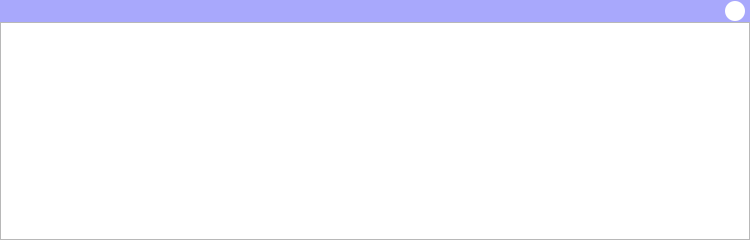
<?xml version="1.0" encoding="UTF-8"?>
<ui version="4.0">
 <class>Form</class>
 <widget class="QWidget" name="Form">
  <property name="geometry">
   <rect>
    <x>0</x>
    <y>0</y>
    <width>750</width>
    <height>240</height>
   </rect>
  </property>
  <property name="windowTitle">
   <string>Form</string>
  </property>
  <property name="styleSheet">
   <string notr="true"/>
  </property>
  <layout class="QVBoxLayout" name="verticalLayout" stretch="1,10">
   <property name="spacing">
    <number>0</number>
   </property>
   <property name="leftMargin">
    <number>0</number>
   </property>
   <property name="topMargin">
    <number>0</number>
   </property>
   <property name="rightMargin">
    <number>0</number>
   </property>
   <property name="bottomMargin">
    <number>0</number>
   </property>
   <item>
    <widget class="QWidget" name="widget" native="true">
     <property name="styleSheet">
      <string notr="true">background-color: rgb(168, 168, 252);</string>
     </property>
     <layout class="QHBoxLayout" name="horizontalLayout">
      <property name="spacing">
       <number>0</number>
      </property>
      <property name="leftMargin">
       <number>0</number>
      </property>
      <property name="topMargin">
       <number>0</number>
      </property>
      <property name="rightMargin">
       <number>5</number>
      </property>
      <property name="bottomMargin">
       <number>0</number>
      </property>
      <item>
       <spacer name="horizontalSpacer">
        <property name="orientation">
         <enum>Qt::Horizontal</enum>
        </property>
        <property name="sizeHint" stdset="0">
         <size>
          <width>722</width>
          <height>20</height>
         </size>
        </property>
       </spacer>
      </item>
      <item>
       <widget class="QPushButton" name="close_btn">
        <property name="minimumSize">
         <size>
          <width>20</width>
          <height>20</height>
         </size>
        </property>
        <property name="maximumSize">
         <size>
          <width>20</width>
          <height>20</height>
         </size>
        </property>
        <property name="styleSheet">
         <string notr="true">QPushButton{
	border-radius:10px;
	border-image: url(:/editor/images/select_close.png);
	background-color: rgb(255, 255, 255);
}</string>
        </property>
        <property name="text">
         <string/>
        </property>
       </widget>
      </item>
     </layout>
    </widget>
   </item>
   <item>
    <widget class="QTableWidget" name="data_tableWidget">
     <property name="selectionMode">
      <enum>QAbstractItemView::SingleSelection</enum>
     </property>
     <property name="selectionBehavior">
      <enum>QAbstractItemView::SelectRows</enum>
     </property>
    </widget>
   </item>
  </layout>
 </widget>
 <resources>
  <include location="../my_images.qrc"/>
 </resources>
 <connections>
  <connection>
   <sender>close_btn</sender>
   <signal>clicked()</signal>
   <receiver>Form</receiver>
   <slot>close_btn_clicked()</slot>
   <hints>
    <hint type="sourcelabel">
     <x>734</x>
     <y>6</y>
    </hint>
    <hint type="destinationlabel">
     <x>756</x>
     <y>8</y>
    </hint>
   </hints>
  </connection>
 </connections>
 <slots>
  <slot>new_data()</slot>
  <slot>delete_data()</slot>
  <slot>edit_data()</slot>
  <slot>up_data()</slot>
  <slot>down_data()</slot>
  <slot>refresh_data()</slot>
  <slot>change_table()</slot>
  <slot>condition_search()</slot>
  <slot>close_btn_clicked()</slot>
 </slots>
</ui>
